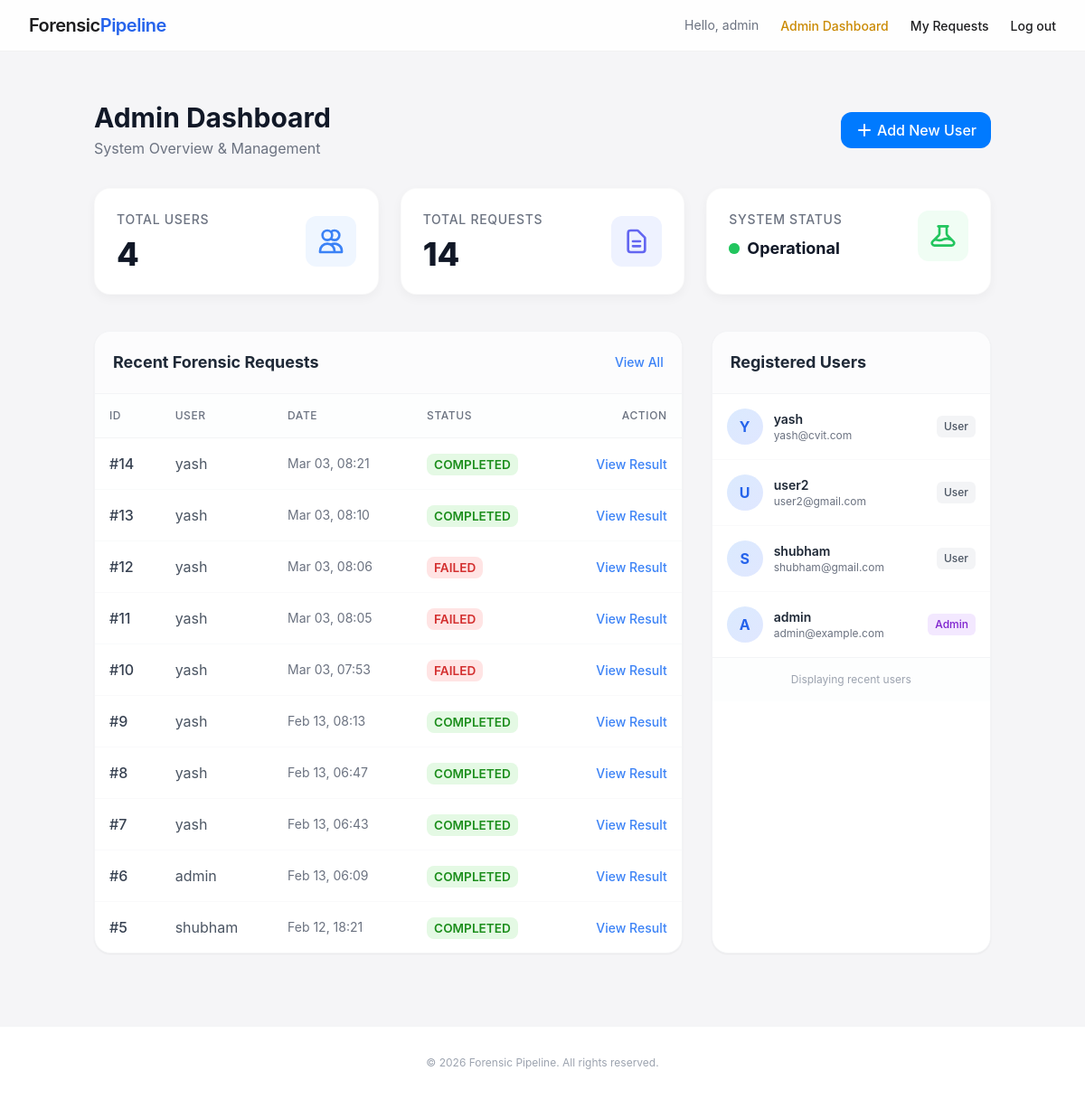
Screenshot of /accounts/admin-panel/ (signed in) with the database file from the repository.
### accounts/models.py (models this page shows, shortened)
class CustomUser(AbstractUser):
    is_admin = models.BooleanField(default=False)

### analysis/models.py (models this page shows, shortened)
class ForensicRequest(models.Model):
    STATUS_CHOICES = (
        ('PENDING', 'Pending'),
        ('PROCESSING', 'Processing'),
        ('COMPLETED', 'Completed'),
        ('FAILED', 'Failed'),
    )
    user = models.ForeignKey(settings.AUTH_USER_MODEL, on_delete=models.CASCADE)
    input_file = models.FileField(upload_to='uploads/%Y/%m/%d/')
    media_type = models.CharField(max_length=10, choices=[('image', 'Image'), ('video', 'Video')])
    selected_models = models.JSONField(default=list) # List of model names
    status = models.CharField(max_length=20, choices=STATUS_CHOICES, default='PENDING')
    report_content = models.TextField(blank=True, null=True)
    created_at = models.DateTimeField(auto_now_add=True)

### accounts/views.py (the view)
# urls.py: path('admin-panel/', views.admin_dashboard, name='admin_dashboard'),
@user_passes_test(lambda u: u.is_superuser)
def admin_dashboard(request):
    total_users = CustomUser.objects.count()
    total_requests = ForensicRequest.objects.count()
    recent_requests = ForensicRequest.objects.all().order_by('-created_at')[:10]
    users = CustomUser.objects.all().order_by('-date_joined')[:10]
    context = {
        'total_users': total_users,
        'total_requests': total_requests,
        'recent_requests': recent_requests,
        'users': users
    }
    return render(request, 'accounts/admin_dashboard.html', context)

### templates/accounts/admin_dashboard.html (shortened to what this page needs)
{% extends 'base.html' %}
{% block content %}
<div class="container mx-auto px-4 py-8">
    <div class="flex justify-between items-center mb-8">
        <div>
            <h1 class="text-3xl font-bold text-gray-900">Admin Dashboard</h1>
            <p class="text-gray-500 mt-1">System Overview & Management</p>
        </div>
        <div>
            <a href="{% url 'register' %}" class="apple-btn inline-flex items-center">
                <svg xmlns="http://www.w3.org/2000/svg" class="h-5 w-5 mr-1" viewBox="0 0 20 20" fill="currentColor">
                    <path fill-rule="evenodd"
                        d="M10 3a1 1 0 011 1v5h5a1 1 0 110 2h-5v5a1 1 0 11-2 0v-5H4a1 1 0 110-2h5V4a1 1 0 011-1z"
                        clip-rule="evenodd" />
                </svg>
                Add New User
            </a>
        </div>
    </div>
    <div class="grid grid-cols-1 md:grid-cols-3 gap-6 mb-10">
        <div class="apple-card p-6">
            <div class="flex items-center justify-between">
                <div>
                    <h3 class="text-gray-500 text-sm font-medium uppercase tracking-wider">Total Users</h3>
                    <div class="mt-2 flex items-baseline">
                        <span class="text-4xl font-extrabold text-gray-900">{{ total_users }}</span>
                    </div>
                </div>
                <div class="p-3 bg-blue-50 rounded-xl">
                    <svg xmlns="http://www.w3.org/2000/svg" class="h-8 w-8 text-blue-500" fill="none"
                        viewBox="0 0 24 24" stroke="currentColor">
                        <path stroke-linecap="round" stroke-linejoin="round" stroke-width="2"
                            d="M12 4.354a4 4 0 110 5.292M15 21H3v-1a6 6 0 0112 0v1zm0 0h6v-1a6 6 0 00-9-5.197M13 7a4 4 0 11-8 0 4 4 0 018 0z" />
                    </svg>
                </div>
            </div>
        </div>
        <div class="apple-card p-6">
            <div class="flex items-center justify-between">
                <div>
                    <h3 class="text-gray-500 text-sm font-medium uppercase tracking-wider">Total Requests</h3>
                    <div class="mt-2 flex items-baseline">
                        <span class="text-4xl font-extrabold text-gray-900">{{ total_requests }}</span>
                    </div>
                </div>
                <div class="p-3 bg-indigo-50 rounded-xl">
                </div>
            </div>
        </div>
        <div class="apple-card p-6">
            <div class="flex items-center justify-between">
                <div>
                    <h3 class="text-gray-500 text-sm font-medium uppercase tracking-wider">System Status</h3>
                    <div class="mt-2 flex items-center">
                        <span class="flex h-3 w-3 relative mr-2">
                            <span class="relative inline-flex rounded-full h-3 w-3 bg-green-500"></span>
                        </span>
                        <span class="text-lg font-bold text-gray-900">Operational</span>
                    </div>
                </div>
                <div class="p-3 bg-green-50 rounded-xl">
                </div>
            </div>
        </div>
    </div>
    <div class="grid grid-cols-1 lg:grid-cols-3 gap-8">
        <div class="lg:col-span-2">
            <div class="bg-white rounded-[18px] shadow-sm overflow-hidden border border-gray-100">
                <div class="border-b border-gray-100 p-5 flex justify-between items-center bg-gray-50/50">
                    <h2 class="font-bold text-gray-800 text-lg">Recent Forensic Requests</h2>
                    <a href="#" class="text-sm text-blue-500 hover:text-blue-700 font-medium">View All</a>
                </div>
                <div class="overflow-x-auto">
                    <table class="w-full text-left border-collapse">
                        <thead>
                            <tr
                                class="text-gray-500 border-b border-gray-100 text-xs uppercase tracking-wider bg-gray-50/30">
                                <th class="p-4 font-medium">ID</th>
                                <th class="p-4 font-medium">User</th>
                                <th class="p-4 font-medium">Date</th>
                                <th class="p-4 font-medium">Status</th>
                                <th class="p-4 font-medium text-right">Action</th>
                            </tr>
                        </thead>
                        <tbody class="divide-y divide-gray-50">
                            {% for req in recent_requests %}
                            <tr class="hover:bg-gray-50/80 transition-colors">
                                <td class="p-4 text-gray-700 font-medium">#{{ req.id }}</td>
                                <td class="p-4 text-gray-600">{{ req.user.username }}</td>
                                <td class="p-4 text-gray-500 text-sm">{{ req.created_at|date:"M d, H:i" }}</td>
                                <td class="p-4">
                                    <span class="status-badge status-{{ req.status|lower }}">
                                        {{ req.status }}
                                    </span>
                                </td>
                                <td class="p-4 text-right">
                                    <a href="{% url 'request_detail' req.id %}"
                                        class="text-blue-500 hover:text-blue-700 text-sm font-medium">View Result</a>
                                </td>
                            </tr>
                            {% empty %}
                            <tr>
                                <td colspan="5" class="p-8 text-center text-gray-400">
                                    No requests found.
                                </td>
                            </tr>
                            {% endfor %}
                        </tbody>
                    </table>
                </div>
            </div>
        </div>
        <div class="lg:col-span-1">
            <div class="bg-white rounded-[18px] shadow-sm overflow-hidden border border-gray-100 h-full">
                <div class="border-b border-gray-100 p-5 bg-gray-50/50">
                    <h2 class="font-bold text-gray-800 text-lg">Registered Users</h2>
                </div>
                <div class="p-0">
                    <ul class="divide-y divide-gray-50">
                        {% for u in users %}
                        <li class="p-4 flex items-center justify-between hover:bg-gray-50/50 transition-colors">
                            <div class="flex items-center">
                                <div
                                    class="h-10 w-10 rounded-full bg-gradient-to-br from-blue-100 to-indigo-100 flex items-center justify-center text-blue-600 font-bold mr-3">
                                    {{ u.username|first|upper }}
                                </div>
                                <div>
                                    <p class="text-sm font-semibold text-gray-800">{{ u.username }}</p>
                                    <p class="text-xs text-gray-500">{{ u.email }}</p>
                                </div>
                            </div>
                            {% if u.is_superuser %}
                            <span
                                class="px-2 py-1 bg-purple-100 text-purple-700 text-xs rounded-md font-medium">Admin</span>
                            {% else %}
                            <span class="px-2 py-1 bg-gray-100 text-gray-600 text-xs rounded-md font-medium">User</span>
                            {% endif %}
                        </li>
                        {% empty %}
                        <li class="p-6 text-center text-gray-400">No users found.</li>
                        {% endfor %}
                    </ul>
                </div>
                <div class="p-4 border-t border-gray-100 bg-gray-50/30 text-center">
                    <p class="text-xs text-gray-400">Displaying recent users</p>
                </div>
            </div>
        </div>
    </div>
</div>
{% endblock %}

### templates/base.html (shortened to what this page needs)
<!DOCTYPE html>
<html lang="en">
<head>
    <script src="https://cdn.tailwindcss.com"></script>
</head>
<body class="min-h-screen flex flex-col">
    <nav class="glass-nav fixed w-full z-50 transition-all duration-300">
        <div class="max-w-7xl mx-auto px-4 sm:px-6 lg:px-8">
            <div class="flex justify-between h-14 items-center">
                <div class="flex-shrink-0 flex items-center">
                    <a href="/" class="text-xl font-semibold tracking-tight">Forensic<span
                            class="text-blue-600">Pipeline</span></a>
                </div>
                <div class="hidden md:flex items-center space-x-6">
                    {% if user.is_authenticated %}
                    <span class="text-sm text-gray-500">Hello, {{ user.username }}</span>
                    {% if user.is_superuser %}
                    <a href="{% url 'admin_dashboard' %}"
                        class="nav-link text-yellow-600 hover:text-yellow-700 font-medium">Admin Dashboard</a>
                    {% endif %}
                    <a href="{% url 'dashboard' %}" class="nav-link">My Requests</a>
                    <form action="{% url 'logout' %}" method="post" class="inline">
                        <button type="submit" class="nav-link bg-transparent border-0 cursor-pointer">Log out</button>
                    </form>
                    {% else %}
                    <a href="{% url 'login' %}" class="nav-link">Log in</a>
                    <a href="{% url 'register' %}" class="btn-primary">Sign up</a>
                    {% endif %}
                </div>
            </div>
        </div>
    </nav>
    <div class="flex-grow pt-20 pb-12 px-4 sm:px-6 lg:px-8 max-w-7xl mx-auto w-full">
        {% block content %}
        {% endblock %}
    </div>
    <footer class="bg-white border-t border-gray-100 py-8 mt-auto">
        <div class="max-w-7xl mx-auto px-4 text-center text-gray-400 text-xs">
            <p>&copy; {% now "Y" %} Forensic Pipeline. All rights reserved.</p>
        </div>
    </footer>
</body>
</html>

### templates/base.html (style rules this page uses)
body { background-color: #F5F5F7; font-family: 'Inter', -apple-system, BlinkMacSystemFont, sans-serif; -webkit-font-smoothing: antialiased; color: #1d1d1f; }
.glass-nav { background: rgba(255, 255, 255, 0.85); backdrop-filter: blur(20px); -webkit-backdrop-filter: blur(20px); border-bottom: 1px solid rgba(0, 0, 0, 0.05); }
.nav-link { color: #1d1d1f; font-size: 14px; font-weight: 500; transition: color 0.2s ease; }
.apple-card { background: #FFFFFF; border-radius: 18px; box-shadow: 0 4px 12px rgba(0, 0, 0, 0.04); border: 1px solid rgba(0, 0, 0, 0.02); }

### templates/accounts/admin_dashboard.html (style rules this page uses)
body { background-color: #F5F5F7; font-family: -apple-system, BlinkMacSystemFont, "Segoe UI", Roboto, Helvetica, Arial, sans-serif, "Apple Color Emoji", "Segoe UI Emoji", "Segoe UI Symbol"; }
.apple-card { background: #FFFFFF; border-radius: 18px; box-shadow: 0 4px 12px rgba(0, 0, 0, 0.04); transition: transform 0.2s ease, box-shadow 0.2s ease; }
.apple-btn { background-color: #007AFF; color: white; border-radius: 12px; padding: 8px 16px; font-weight: 500; transition: background-color 0.2s; }
.status-badge { padding: 4px 8px; border-radius: 8px; font-size: 0.85rem; font-weight: 600; }
.status-completed { background-color: #E4F9E4; color: #1C8E1C; }
.status-failed { background-color: #FFE4E4; color: #D32F2F; }

### rows the page displays
CustomUser: username "admin", username|first "A", email "admin@example.com", is_superuser "Admin"
ForensicRequest: id "14", user.username "yash", created_at "Mar 03, 08:21", status "COMPLETED"
ForensicRequest: id "13", user.username "yash", created_at "Mar 03, 08:10", status "COMPLETED"
ForensicRequest: id "12", user.username "yash", created_at "Mar 03, 08:06", status "FAILED"
ForensicRequest: id "11", user.username "yash", created_at "Mar 03, 08:05", status "FAILED"
ForensicRequest: id "10", user.username "yash", created_at "Mar 03, 07:53", status "FAILED"
ForensicRequest: id "9", user.username "yash", created_at "Feb 13, 08:13", status "COMPLETED"
ForensicRequest: id "8", user.username "yash", created_at "Feb 13, 06:47", status "COMPLETED"
ForensicRequest: id "7", user.username "yash", created_at "Feb 13, 06:43", status "COMPLETED"
ForensicRequest: id "6", user.username "admin", created_at "Feb 13, 06:09", status "COMPLETED"
ForensicRequest: id "5", user.username "shubham", created_at "Feb 12, 18:21", status "COMPLETED"
CustomUser: username|first "Y", username "yash", email "yash@cvit.com", is_superuser "User"
CustomUser: username|first "U", username "user2", email "user2@gmail.com", is_superuser "User"
CustomUser: username|first "S", username "shubham", email "shubham@gmail.com", is_superuser "User"

### other values shown
{{ total_users }} "4"
{{ total_requests }} "14"
